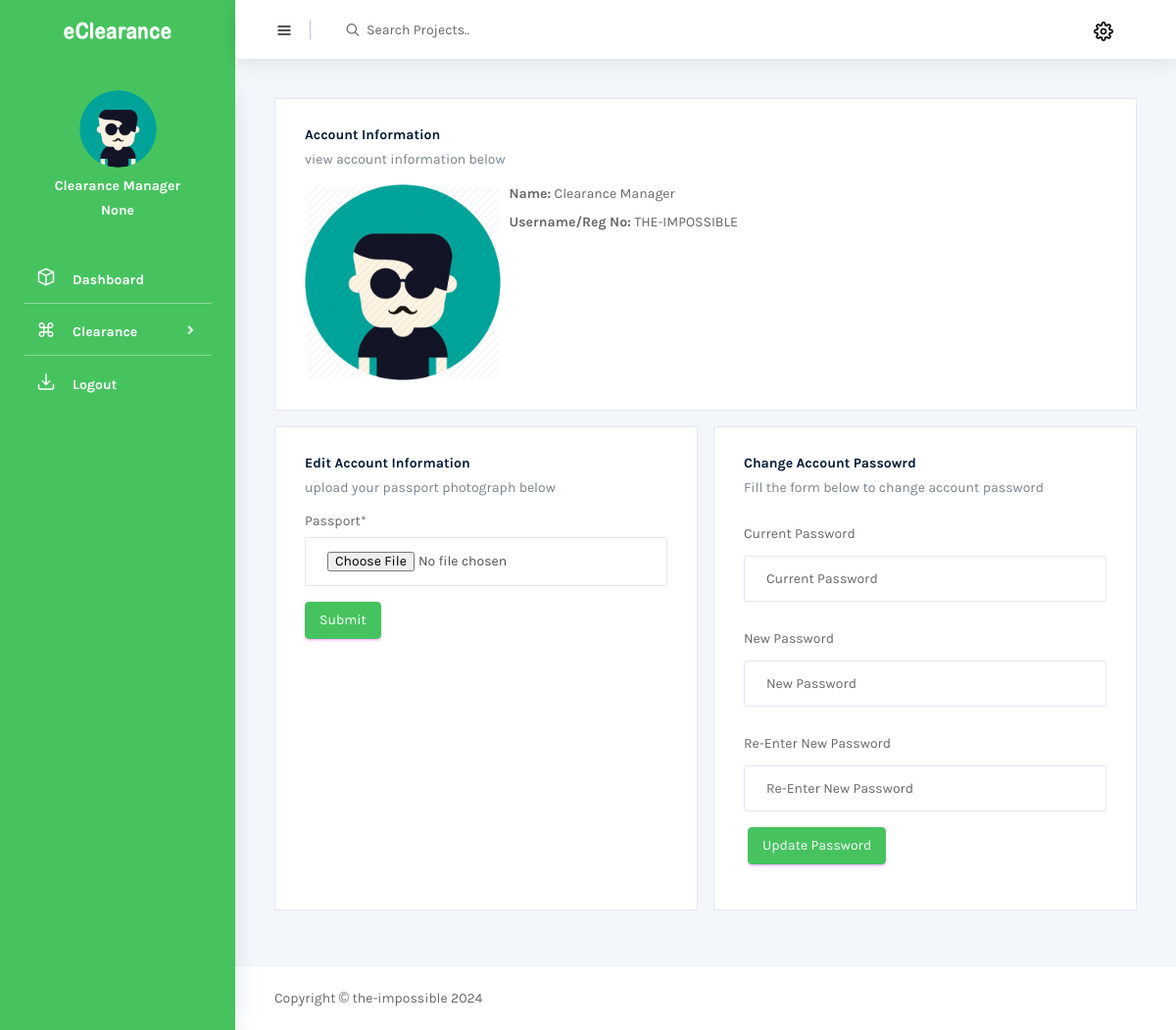
Before: /update_student_profile/441ab91f-e75e-416b-a305-8f67dfb777ac (signed in) with the older database file.
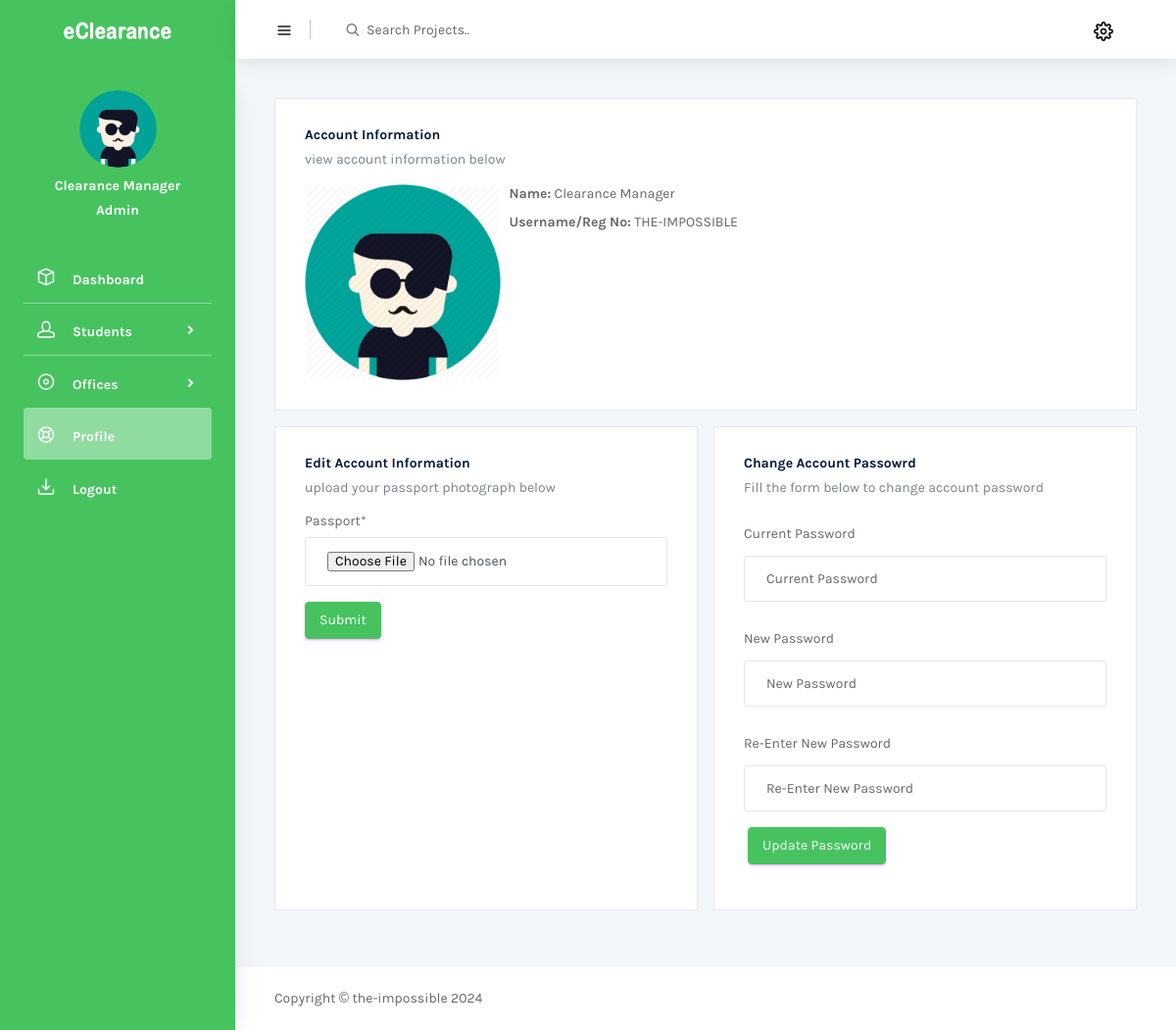
After: the same page with the newer database file.
### eClearanceAuth/models.py (models this page shows, shortened)
class User(AbstractBaseUser, PermissionsMixin):
    user_id = models.UUIDField(
        default=uuid.uuid4, primary_key=True, unique=True, editable=False)
    username = models.CharField(max_length=100, db_index=True,
                                unique=True, verbose_name='reg number', blank=True)
    passport = models.ImageField(
        default='img/user.png', upload_to='uploads/passport/', null=True)
    user_type = models.ForeignKey(
        to="UserType", on_delete=models.CASCADE, blank=True, null=True,)
    name = models.CharField(
        max_length=100, db_index=True, blank=True, null=True)
    date_joined = models.DateTimeField(
        verbose_name='date_joined', auto_now_add=True)
    last_login = models.DateTimeField(
        verbose_name='last_login', auto_now=True, null=True)
    is_active = models.BooleanField(default=True)
    is_staff = models.BooleanField(default=False)
    is_superuser = models.BooleanField(default=False)
    USERNAME_FIELD = 'username'
    REQUIRED_FIELDS = ['name',]
    objects = UserManager()
    class Meta:
        db_table = 'Users'
        verbose_name_plural = 'Users'

class UserType(models.Model):
    user_type = models.CharField(max_length=100, unique=True)
    def __str__(self):
        return self.user_type
    class Meta:
        db_table = 'user type'
        verbose_name_plural = 'user type'

### eClearanceAuth/views.py (the view, shortened to what this page needs)
# urls.py: path('update_student_profile/<str:pk>', UpdateStudentProfileView.as_view(), name="update_student_profile"),
class UpdateStudentProfileView(LoginRequiredMixin, SuccessMessageMixin, UpdateView):
    template_name = "backend/users/update_profile.html"
    form_class = UpdateSingleStudentForm
    success_message = 'Updated Successfully!'
    queryset = User.objects.all()
    def get_object(self, queryset=None):
        user = super().get_object(queryset=queryset)
        try:
            student_profile = StudentProfile.objects.get(user=user)
            return student_profile
        except StudentProfile.DoesNotExist:
            return user
    def get_context_data(self, **kwargs):
        context = super().get_context_data(**kwargs)
        context['student_profile'] = self.object
        return context

### eClearanceAuth/forms.py
class UpdateSingleStudentForm(forms.ModelForm):
    passport = forms.ImageField(required=True, widget=forms.FileInput(
        attrs={
            'class': 'form-control',
            'type': 'file',
            'accept': 'image/png, image/jpeg'
        }
    ))
    class Meta:
        model = User
        fields = ('passport',)

### Templates/backend/users/update_profile.html (shortened to what this page needs)
{% extends 'base.html' %}
{% load static %}
{% load crispy_forms_tags %}
{% block head %}{% include 'partials/auth_head.html' %}{% endblock head %}
{% block body %}
  <div class="container-scroller">
    {% block nav %}{% include 'partials/auth_nav.html' %}{% endblock nav %}
    <div class="container-fluid page-body-wrapper">
      {% include 'partials/auth_sidebar.html' %}
      <div class="main-panel">
        <div class="content-wrapper">
          <div class="row">
            <div class="col-md-12 grid-margin stretch-card">
              <div class="card">
                <div class="card-body">
                  <h4 class="card-title">Account Information</h4>
                  <p class="card-description">
                    view account information below
                  </p>
                  <div class="row">
                    <div class="col-3">
                      <img src="{{request.user.passport.url}}" width="200" alt="" srcset="">
                    </div>
                    <div class="col-7">
                      <p><b>Name:</b> {{request.user.name}}</p>
                      <p><b>Username/Reg No:</b> {{request.user.username}}</p>
                    </div>
                  </div>
                </div>
              </div>
            </div>
            <div class="col-md-6 grid-margin stretch-card">
              <div class="card">
                <div class="card-body">
                  <h4 class="card-title">Edit Account Information</h4>
                  <p class="card-description">
                    upload your passport photograph below
                  </p>
                  <form class="forms-sample" method="post"  enctype="multipart/form-data">
                    {{form|crispy}}
                    <button type="submit" class="btn btn-primary mr-2">Submit</button>
                  </form>
                </div>
              </div>
            </div>
            <div class="col-md-6 grid-margin stretch-card">
              <div class="card">
                <div class="card-body">
                  <h4 class="card-title">Change Account Passowrd</h4>
                  <p class="card-description">
                   Fill the form below to change account password
                  </p>
                    <form method="post" action="{% url 'auth:change_password' request.user.pk %}">
                      <div class="row mb-3">
                        <label class="col-12 col-form-label" for="basic-icon-default-fullname">Current Password</label>
                        <div class="col-12">
                          <input class="form-control" required type="password" name="password0" placeholder="Current Password">
                        </div>
                      </div>
                      <div class="row mb-3">
                        <label class="col-12 col-form-label" for="basic-icon-default-fullname">New Password</label>
                        <div class="col-12">
                          <input class="form-control" required type="password" name="password1" placeholder="New Password">
                        </div>
                      </div>
                      <div class="row mb-3">
                        <label class="col-12 col-form-label" for="basic-icon-default-company">Re-Enter New Password</label>
                        <div class="col-12">
                          <input class="form-control" required type="password" name="password2" placeholder="Re-Enter New Password">
                        </div>
                      </div>
                      <div class="row mb-3 ml-1">
                        <button type="submit" class="btn btn-primary btn-md" name="password">Update Password</button>
                      </div>
                    </form>
                </div>
              </div>
            </div>
          </div>
        </div>
        {% block footer %}{% include 'partials/auth_footer.html' %}{% endblock footer %}
      </div>
    </div>
  </div>
{% endblock body %}

### Templates/partials/auth_sidebar.html (shortened to what this page needs)
{% load static %}
<nav class="sidebar sidebar-offcanvas" id="sidebar">
    <div class="user-profile">
      <div class="user-image">
        <img src="{{ request.user.passport.url }}">
      </div>
      <div class="user-name">
          {{ request.user.name }}
      </div>
      <div class="user-designation">
          {{ request.user.user_type }}
      </div>
    </div>
    <ul class="nav">
      <li class="nav-item">
        <a class="nav-link" href="{% url 'auth:dashboard' %}">
          <i class="icon-box menu-icon"></i>
          <span class="menu-title">Dashboard</span>
        </a>
      </li>
      {% if request.user.user_type.user_type == "Admin" %}
      <li class="nav-item">
        <a class="nav-link" data-toggle="collapse" href="#ui-basic" aria-expanded="false" aria-controls="ui-basic">
          <i class="icon-head menu-icon"></i>
          <span class="menu-title">Students</span>
          <i class="menu-arrow"></i>
        </a>
      </li>
      <li class="nav-item">
        <a class="nav-link" data-toggle="collapse" href="#ui-office" aria-expanded="false" aria-controls="ui-office">
          <i class="icon-disc menu-icon"></i>
          <span class="menu-title">Offices</span>
          <i class="menu-arrow"></i>
        </a>
      </li>
      {% else %}
      <li class="nav-item">
        <a class="nav-link" data-toggle="collapse" href="#ui-clearance" aria-expanded="false" aria-controls="ui-clearance">
          <i class="icon-command menu-icon"></i>
          <span class="menu-title">Clearance</span>
          <i class="menu-arrow"></i>
        </a>
      </li>
      {% endif %}
      <li class="nav-item">
        {% if request.user.user_type.user_type == "Student" %}
        <a class="nav-link"
        href="{% url 'auth:update_student_profile' request.user.pk %}">
        <i class="icon-help menu-icon"></i>
        <span class="menu-title">Profile</span>
      </a>
      {% elif request.user.user_type.user_type == "Office" %}
      <a class="nav-link"
        href="{% url 'auth:update_student_profile' request.user.pk %}">
        <i class="icon-help menu-icon"></i>
        <span class="menu-title">Profile</span>
      </a>
      {% elif request.user.user_type.user_type == "Admin" %}
      <a class="nav-link"
        href="{% url 'auth:update_student_profile' request.user.pk %}">
        <i class="icon-help menu-icon"></i>
        <span class="menu-title">Profile</span>
      </a>
      {% endif %}
      </li>
      <li class="nav-item">
        <a class="nav-link" data-toggle="modal" data-target="#basicModal" style="cursor: pointer;">
          <i class="icon-inbox menu-icon"></i>
          <span class="menu-title">Logout</span>
        </a>
      </li>
    </ul>
  </nav>

Changed rows visible on the page:
changed User "Clearance Manager": user.user_type "None" → "Admin"; user_type_id empty → 1 (drawn)
Other visible differences:
text no longer shown: "Clearance"
text now shown: "Students Offices Profile"
